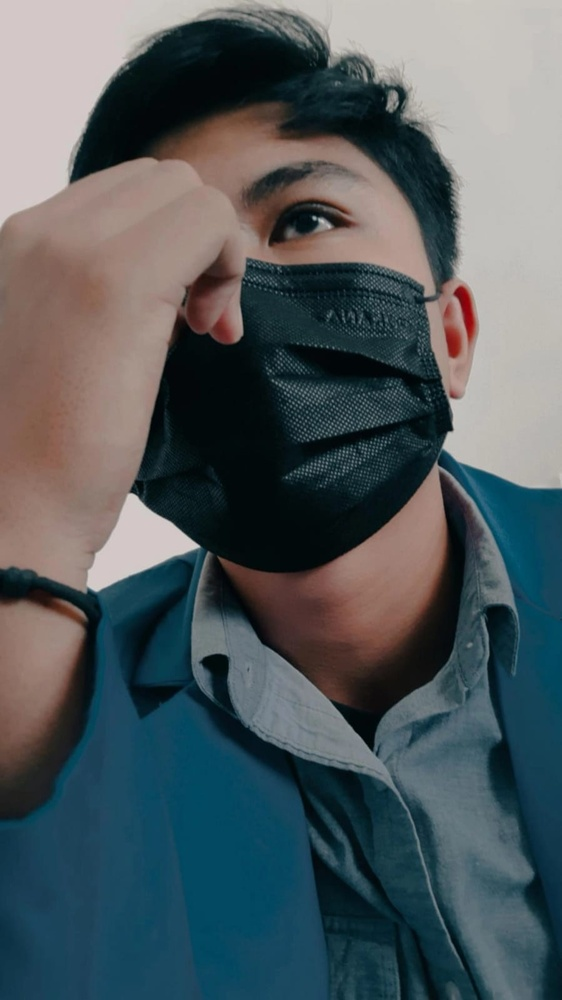
#> input picture Gambar1.jpg, 562 x 1000 px, shrunk from 899 x 1599 before the run, found by its file name
$ python 'Filter Laplacian Domain Frekuensi.py'
#> lines starting #> are read from the running program, lines starting #| are printed output that depends on the picture
import cv2
import numpy as np
import matplotlib.pyplot as plt

# load image
img = cv2.imread('gambar1.jpg', 0)
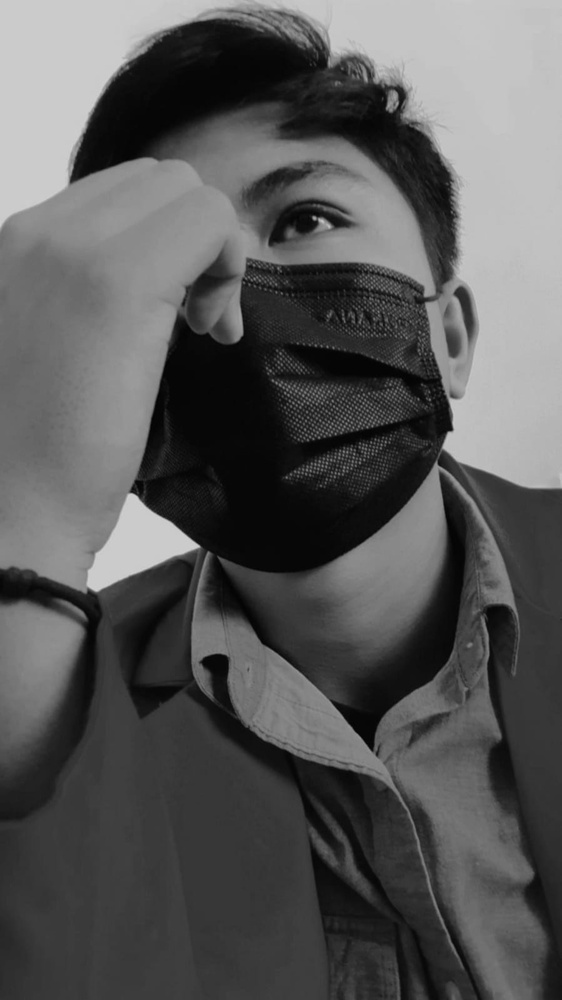
#> img: shape (1000, 562); min 0, max 209, mean 88.2

# perform 2D Fourier transform
f = np.fft.fft2(img)
fshift = np.fft.fftshift(f)

# define Laplacian filter
H = np.zeros_like(img)
H[0, 1] = 1
H[1, 0] = 1
H[1, 2] = 1
H[2, 1] = 1
H[1, 1] = -4

# apply Laplacian filter to Fourier transform
fshift_filtered = fshift * H

# perform inverse Fourier transform to obtain filtered image
f_filtered = np.fft.ifftshift(fshift_filtered)
img_filtered = np.fft.ifft2(f_filtered).real
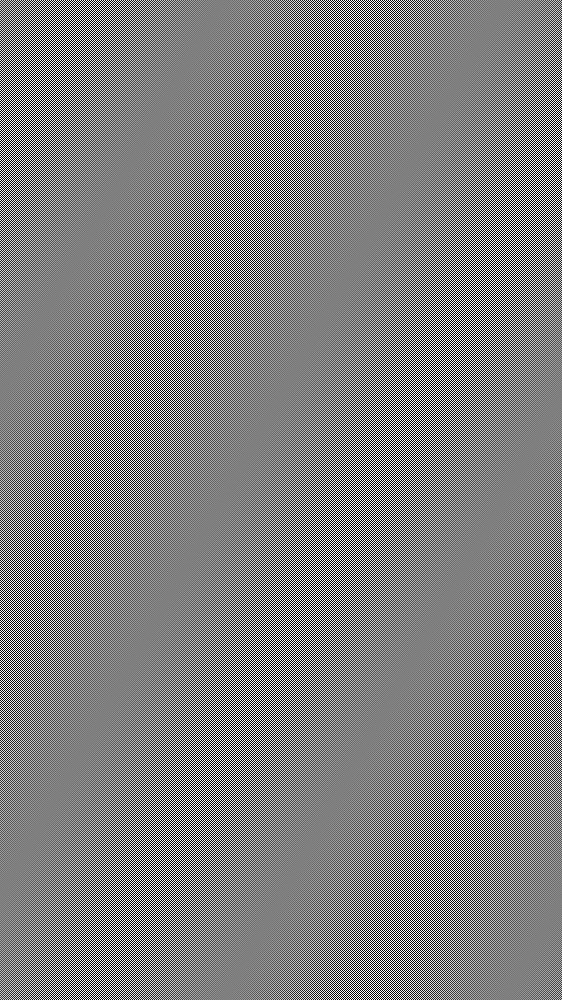
#> img_filtered: shape (1000, 562) float64; min -0.138, max 0.138, mean 1.87e-20; drawn with min black and max white

# plot results
fig, ax = plt.subplots(1, 2, figsize=(10, 6))
ax[0].imshow(img, cmap='gray')
ax[0].set_title('original image')
ax[1].imshow(img_filtered, cmap='gray')
ax[1].set_title('filtered image')

plt.show()
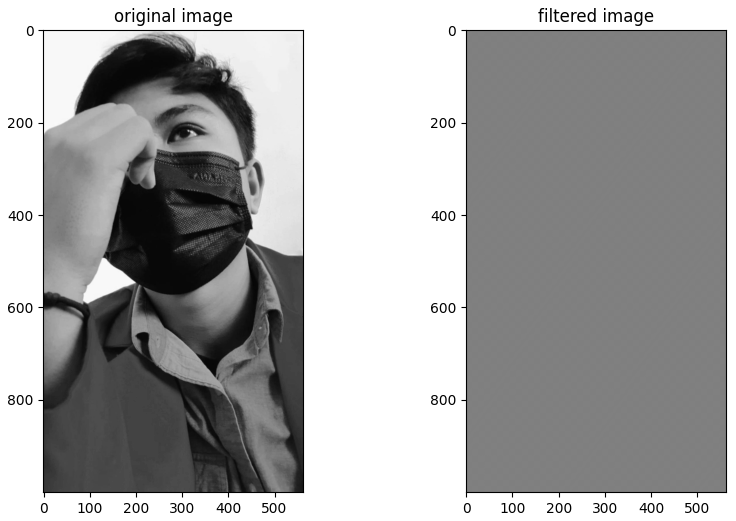
#> figure drawn by matplotlib, 2 panels

$ run again, with gambar2.jpg copied over Gambar1.jpg
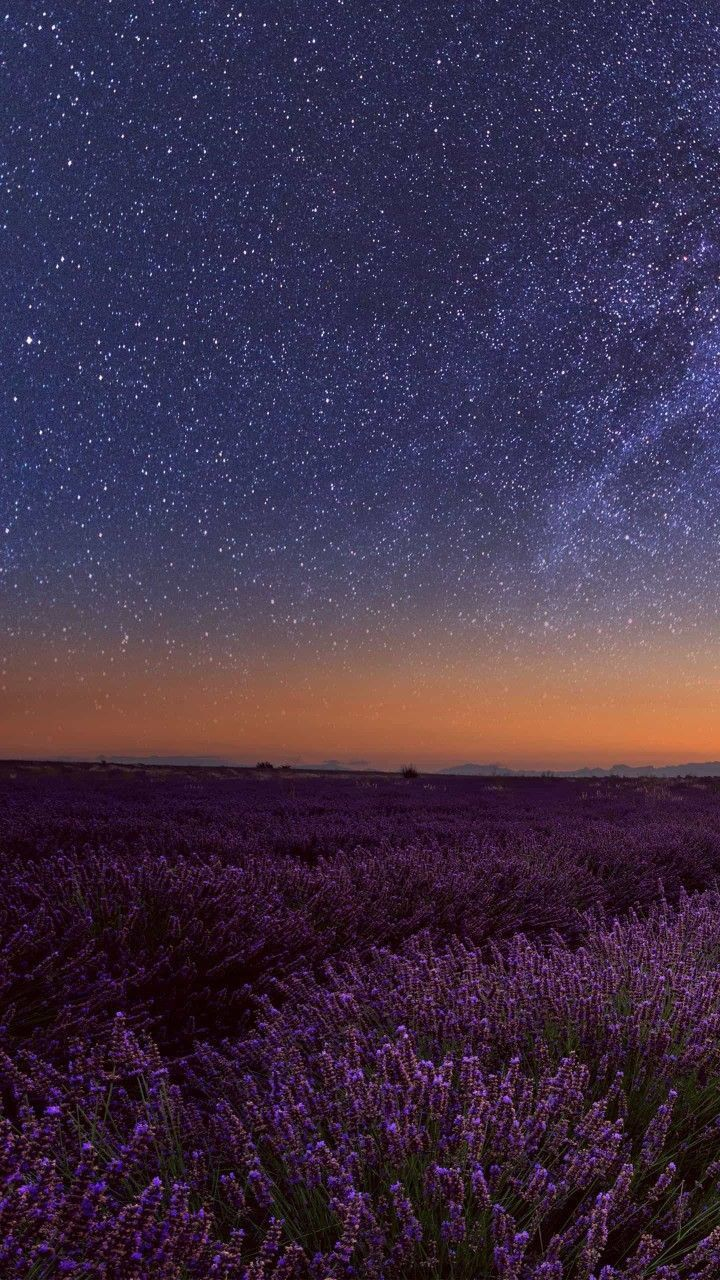
#> input picture gambar2.jpg, 720 x 1280 px, found by its file name
#> `img = cv2.imread('gambar1.jpg', 0)`:
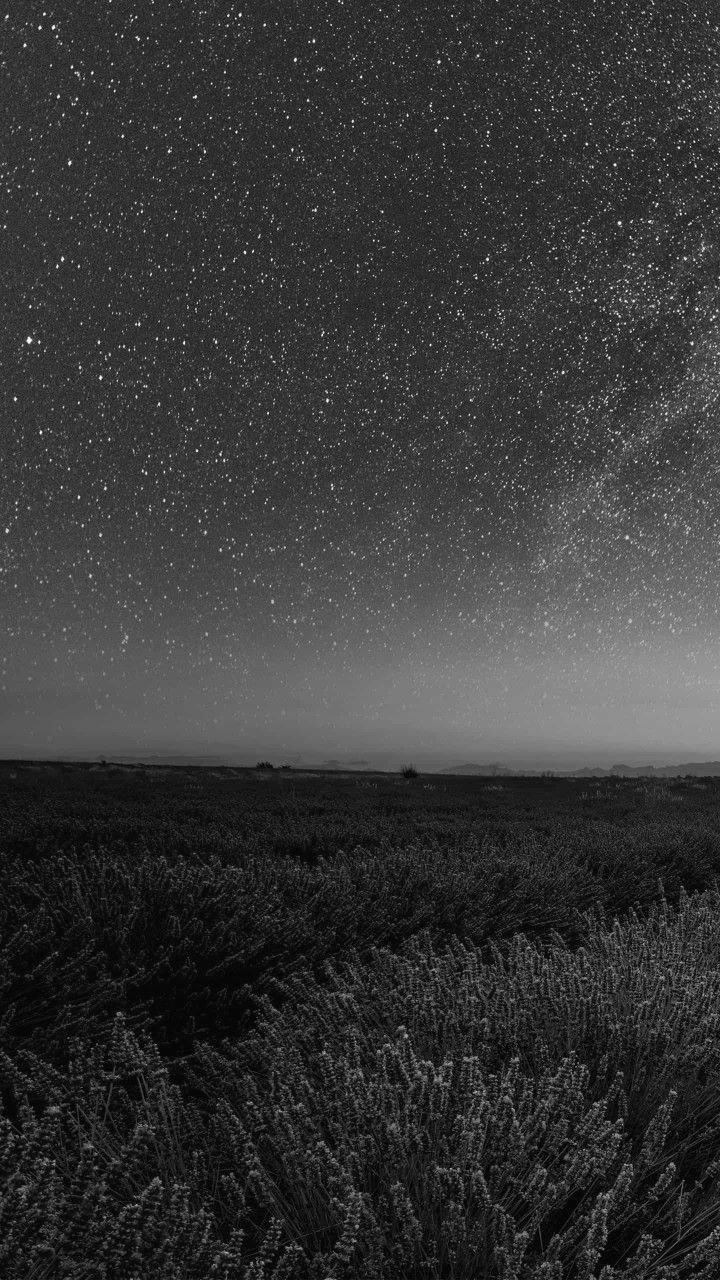
#> img: shape (1280, 720); min 0, max 254, mean 54.7
#> `plt.show()`:
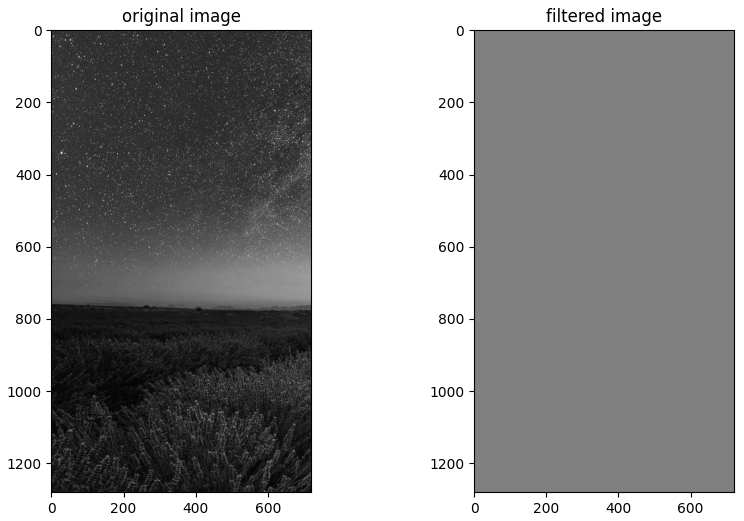
#> figure drawn by matplotlib, 2 panels
